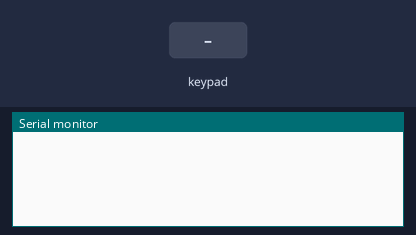
Bench run of a sketch on a simulated Arduino Uno, built with avr-gcc and run on an emulated ATmega328P. On the bench: the last lines printed to the serial monitor. Wiring (inferred from the names in the program): 4×4 keypad with keys 1 2 3 A 4 5 6 B 7 8 9 C * 0 # D: rows pin 6, pin 7, pin 8, pin 9; columns pin 5, pin 4, pin 3, pin 2. Inputs (shaded band) come from the test bench.

Above: at 1.2 s.
1.3 s: key '1' pressed
At 2.6 s:
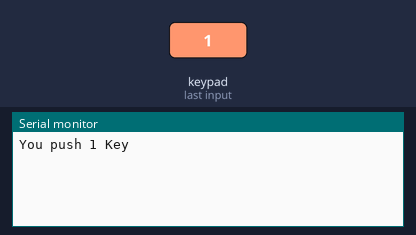
2.9 s: keypad keys 6 7 8 9 # pressed 0.4 s apart
At 5.0 s:
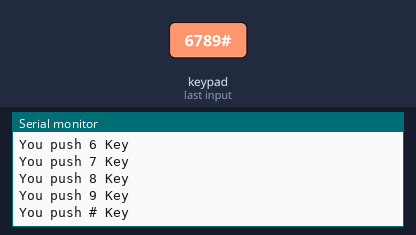
6.4 s: key 'A' pressed
At 7.6 s:
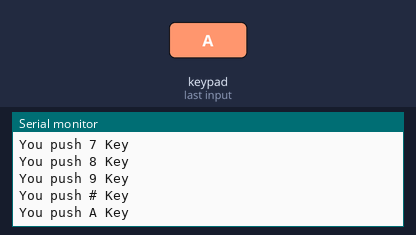
8.0 s: keypad keys 6 7 8 9 * pressed 0.4 s apart
At 10.1 s:
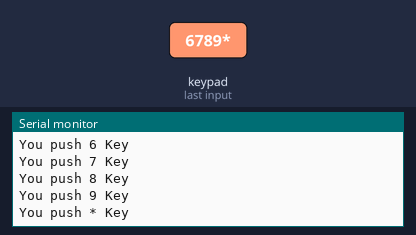
11.5 s: key 'B' pressed
At 12.7 s:
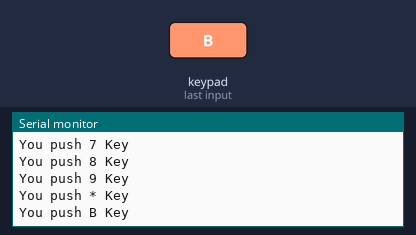
13.1 s: keypad keys 6 7 8 9 D pressed 0.4 s apart
At 16.4 s:
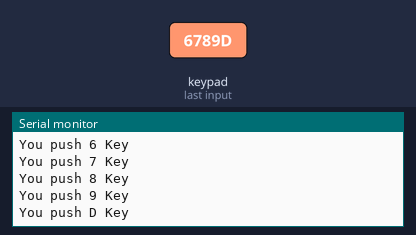
Timing chart, 0 to 17.6 s (numbered marks = the images above; inputs shaded):
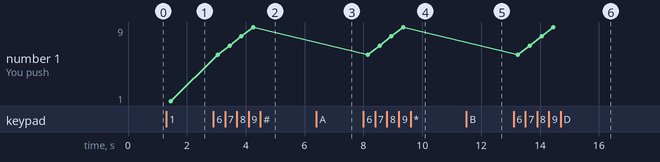

Measured:
- after the input at 1.3 s, the serial monitor: prints a new line after 0.15 s (image 1)
- after the input at 2.9 s, the serial monitor: prints a new line after 0.15 s (image 2)
- after the input at 6.4 s, the serial monitor: prints a new line after 0.15 s (image 3)
- after the input at 8.0 s, the serial monitor: prints a new line after 0.15 s (image 4)
- after the input at 11.5 s, the serial monitor: prints a new line after 0.15 s (image 5)
- after the input at 13.1 s, the serial monitor: prints a new line after 0.15 s (image 6)
- plotted number 1: 1 → 9 after the input at 2.9 s

The sketch:

ex_5_4_start.ino.ino
```cpp
/*
 예제 5.4
 4X4 키패드 입력
*/

// 열의 수를 설정
const int numRows = 4;
// 행의 수를 설정
const int numCols = 4;

// 열과 행에 대하여 문자를 할당한다
char keys[numRows][numCols]={
  {'1','2','3','A'},
  {'4','5','6','B'},
  {'7','8','9','C'},
  {'*','0','#','D'}};

// 열에 연결된 핀번호
int rowPins[] = {6, 7, 8, 9};
// 행에 연결된 핀번호
int colPins[] = {5, 4, 3, 2};


void setup() {
// 열을 입력 풀업 모드로 설정한다.
for(int i = 0;i<numRows;i++){
  pinMode(rowPins[i],INPUT_PULLUP);
}
for(int i = 0; i<numCols;i++){
  pinMode(colPins[i],OUTPUT);
  digitalWrite(colPins[i],HIGH);
}

// 행을 출력 모드로 설정한다. 초기값을 HIGH로 설정한다.


// 시리얼 통신을 설정한다.
  Serial.begin(9600);
}

void loop(){

// key 변수에 키패드 입력 값을 읽어서 저장한다
  char key = keypadRead();

// key 변수가 0일때는 입력이 없는 것이고
// 그외의 값에서는 입력이 발생한 것이다.
  if(key!=0 ){
// 메세지와 눌린 키를 출력한다
    Serial.print("You push ");
    Serial.print(key);
    Serial.println(" Key");
  };
}

char keypadRead(){

	char key = 0;

  for(int i = 0; i < numCols; i++){
// 행 중에 하나를 LOW로 설정한다.
    digitalWrite(colPins[i], LOW);
// 열을 하나씩 바꿔가면서 값을 읽는다.
    for(int j = 0; j < numRows; j++){
// 열의 입력이 LOW 일 때 키 입력이 발생한 것이다.
    	if(digitalRead(rowPins[j])==LOW){
      delay(10);

      while(digitalRead(rowPins[j])==LOW);

      key=keys[j][i];
    	 // 바운싱 방지를 위해 10ms 대기한다.

// 키를 놓을 때 까지 기다린다.


// keys 상수에서 위치에 맞는 값을 가져온다.


    	};
    }
// LOW로 설정했던 행을 다시 HIGH로 설정한다.
    digitalWrite(colPins[i], HIGH);
  }
  return key;
}
```
